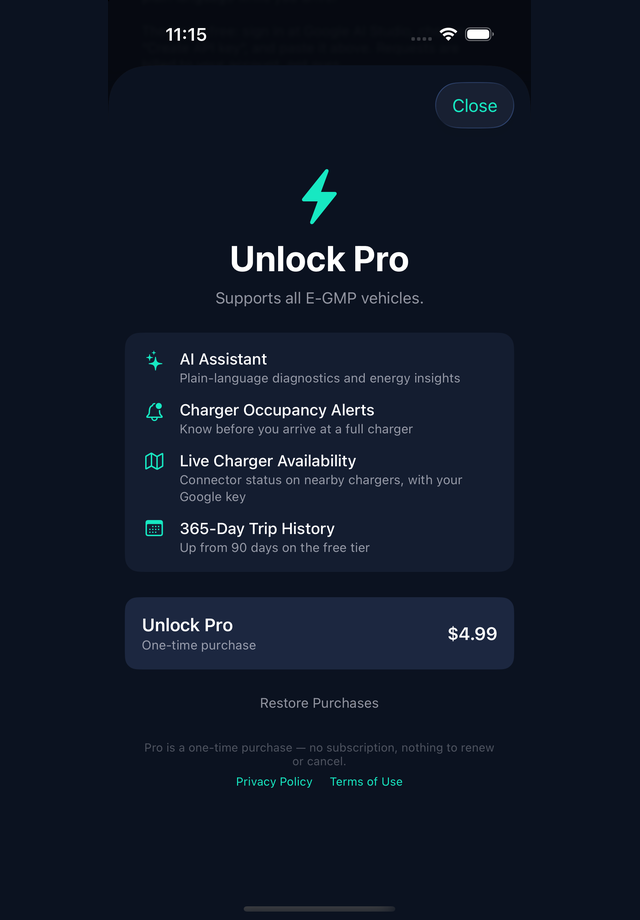
#> input picture store_assets/iap_review_screenshot_640x920.png, 640 x 920 px
$ python make_iap_review_screenshot.py ../store_assets/iap_review_screenshot_640x920.png
#> lines starting #> are read from the running program, lines starting #| are printed output that depends on the picture
#!/usr/bin/env python3
"""Fit a paywall capture into the size App Store Connect accepts for an IAP
review screenshot.

That uploader is far pickier than the app-screenshot one: current device sizes
such as 1320x2868 are rejected outright as the wrong size, and 640x920 is the
size that goes through. A modern capture is taller than 640:920, so it is scaled
to fit and centred on the app's background colour rather than squashed — the
reviewer needs to read the price, not admire the aspect ratio.

    python3 scripts/make_iap_review_screenshot.py <capture.png>
"""

import sys
from pathlib import Path

from PIL import Image

ROOT = Path(__file__).resolve().parent.parent
OUT = ROOT / "store_assets/iap_review_screenshot_640x920.png"

W, H = 640, 920
BG = (11, 18, 32)


def main() -> None:
    if len(sys.argv) != 2:
        sys.exit(__doc__)
    shot = Image.open(sys.argv[1]).convert("RGB")
#> shot is the input picture: PIL image 640x920 RGB; mean R, G, B 16.2, 24, 38.7

    scale = min(W / shot.width, H / shot.height)
#> scale = 1
    fitted = shot.resize((round(shot.width * scale), round(shot.height * scale)), Image.LANCZOS)

    canvas = Image.new("RGB", (W, H), BG)
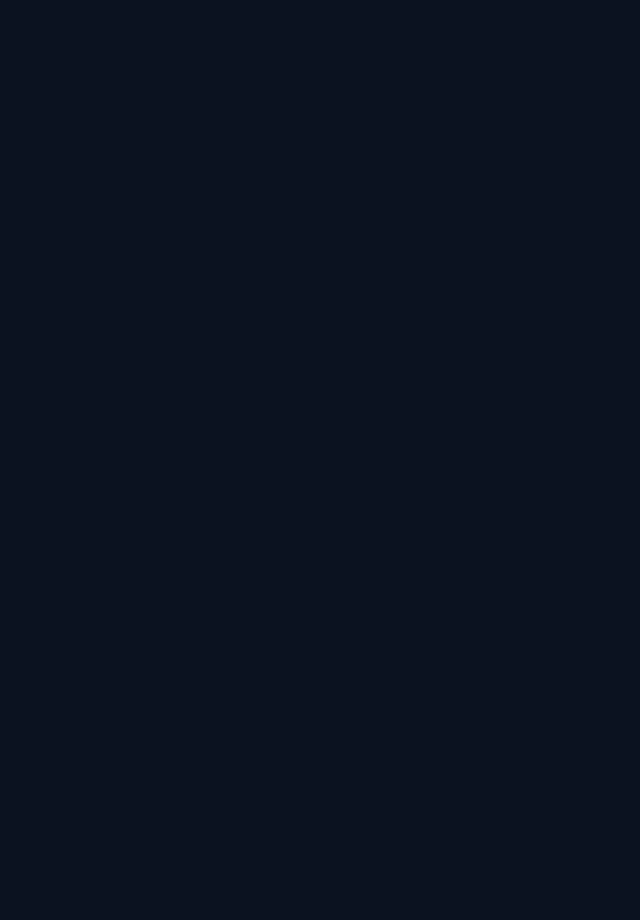
#> canvas: PIL image 640x920 RGB; mean R, G, B 11, 18, 32
    canvas.paste(fitted, ((W - fitted.width) // 2, (H - fitted.height) // 2))

    OUT.parent.mkdir(parents=True, exist_ok=True)
    canvas.save(OUT, "PNG", dpi=(72, 72))
    print(f"wrote {OUT.relative_to(ROOT)} {canvas.size}")
#| wrote store_assets/iap_review_screenshot_640x920.png (640, 920)


if __name__ == "__main__":
    main()
